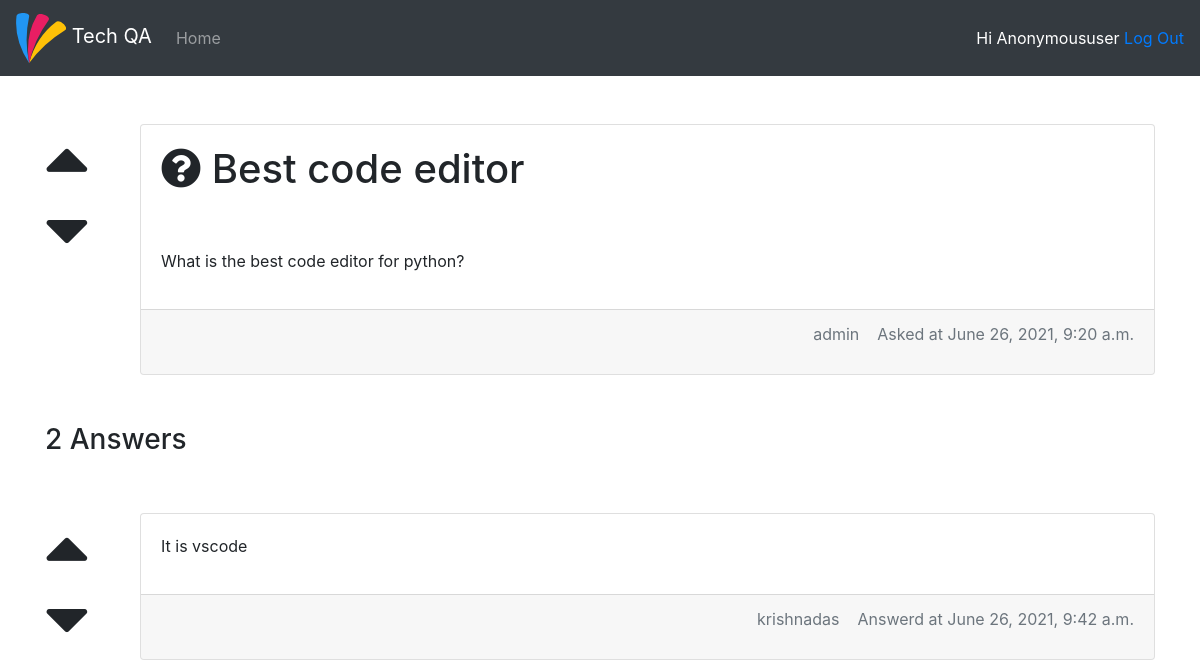
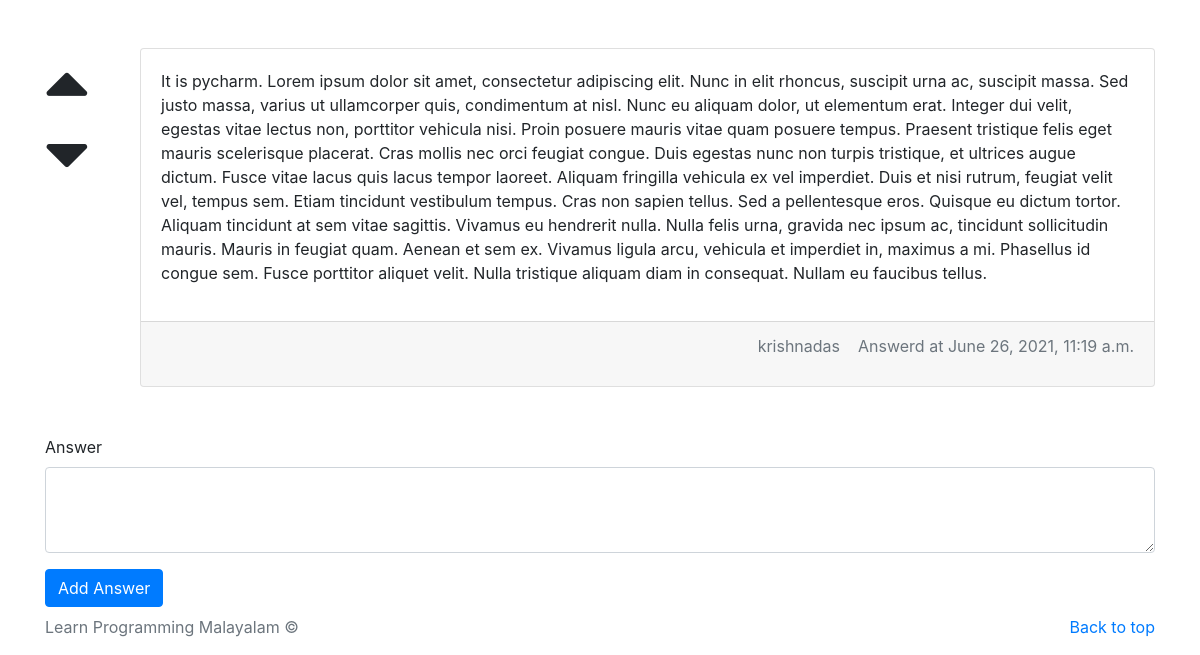
Page /2/question on the earlier database version (2 pictures, top to bottom).
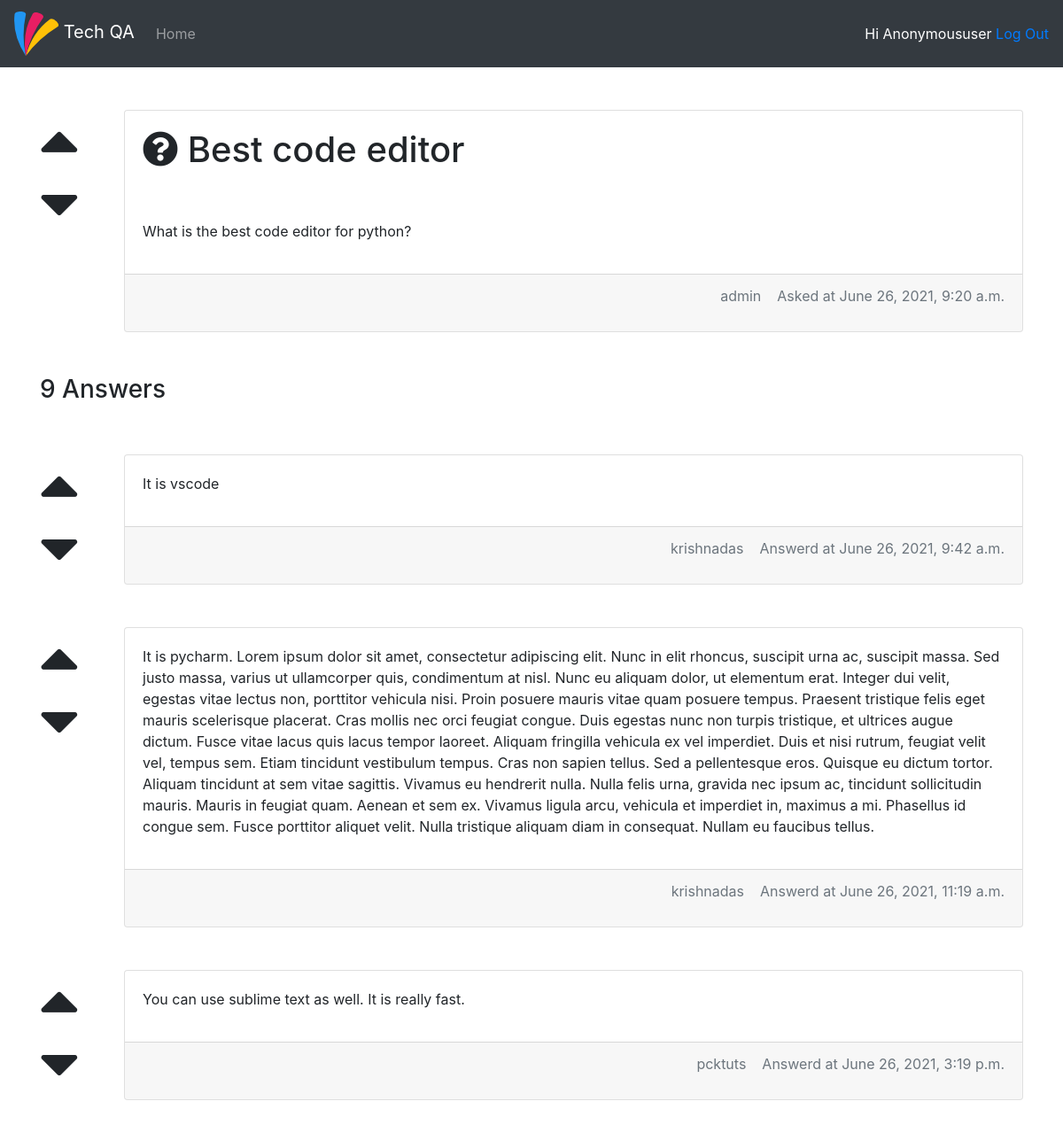
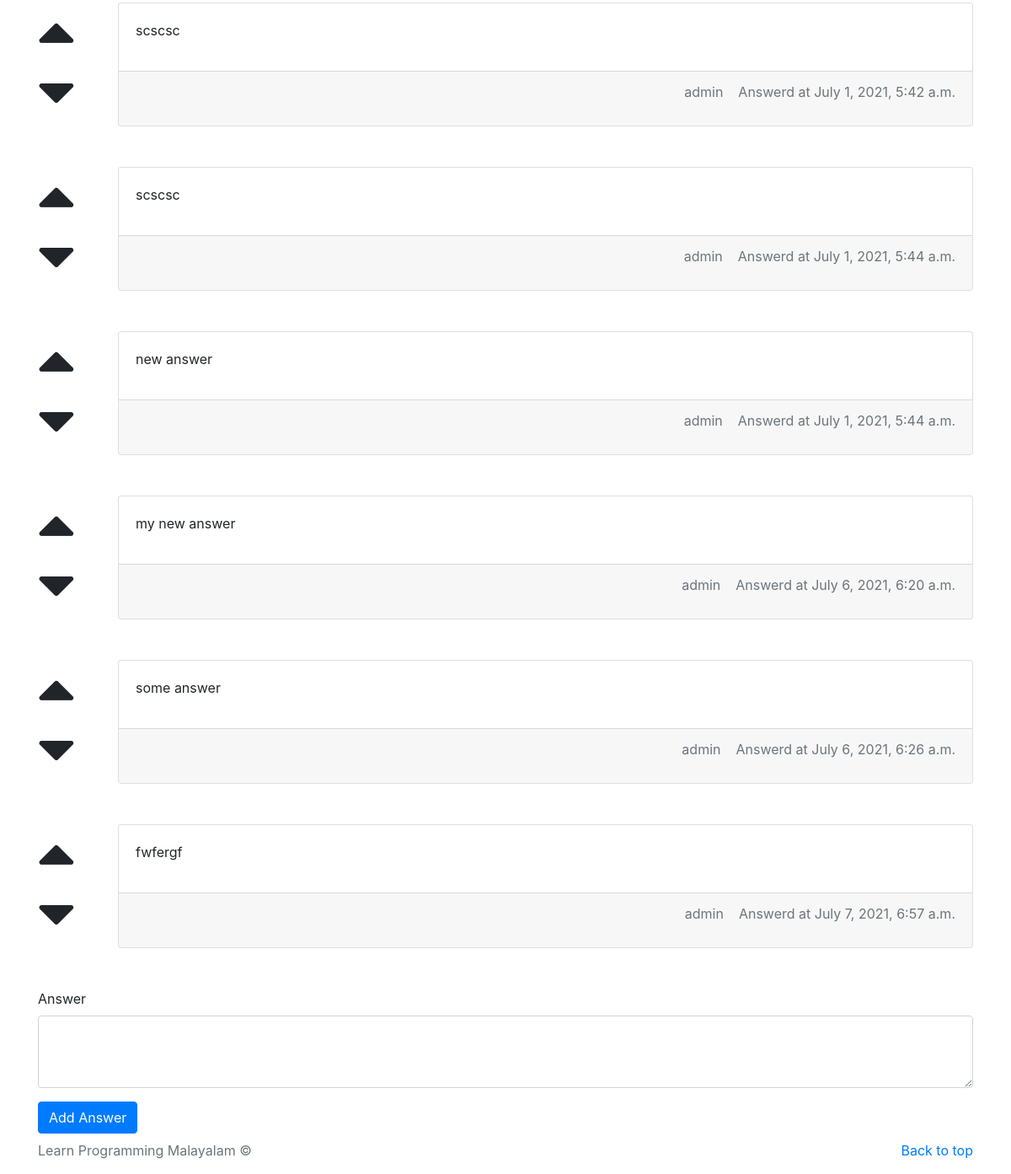
Same page on the later database version (2 pictures, top to bottom).
### techqa/models.py (models this page shows, shortened)
class Question(models.Model):
    title = models.CharField(max_length=255)
    content = models.TextField()
    question_author = models.ForeignKey(User, on_delete=models.CASCADE)
    created_at = models.DateTimeField(auto_now_add=True)
    updated_at = models.DateTimeField(auto_now=True)
    def __str__(self):
        return self.title

class Answer(models.Model):
    question_id =models.ForeignKey(Question, on_delete=models.CASCADE)
    answer = models.TextField()
    is_accepted_answer =models.BooleanField(default=False)
    answer_author = models.ForeignKey(User, on_delete=models.CASCADE)
    created_at = models.DateTimeField(auto_now_add=True)
    updated_at = models.DateTimeField(auto_now=True)

### techqa/views.py (the view)
# urls.py: path('<int:question_id>/question', views.show_question, name='show_question'),
def show_question(request, question_id):
    try:
        question = Question.objects.get(pk=question_id)
        answers = Answer.objects.filter(question_id=question_id)
    except Question.DoesNotExist:
        raise Http404("Question does not exist")
    except Answer.DoesNotExist:
        answers = None
    return render(request,'question/show.html', {'question': question, 'answers': answers})

### techqa/templates/question/show.html (shortened to what this page needs)
{% extends "base.html" %}
{% block content %}
<div class="row">
    <div class="col-md-1">
        <i class="fa fa-caret-up up-vote"></i>
        <br>
        <i class="fa fa-caret-down up-vote"></i>
    </div>
    <div class="col-md-11">
        <div class="card">
            <div class="card-body">
                <h1><i class="fa fa-question-circle" aria-hidden="true"></i>
                {{question}}</h1>
                <br><br>
                <p>{{question.content }}</p>
            </div>
            <div class="card-footer text-muted">
                <p class="answer-author">
                    {{question.question_author }}
                    &nbsp;&nbsp;
                    Asked at {{question.created_at }}
                </p>
            </div>
        </div>
    </div>
</div>
<br><br>
<h3>{{answers.count}} Answers</h3>
<br><br>
    {% for a in answers.all %}
        <div class="row">
            <div class="col-md-1">
                <i class="fa fa-caret-up up-vote"></i>
                <br>
                <i class="fa fa-caret-down up-vote"></i>
            </div>
            <div class="col-md-11">
                <div class="card">
                    <div class="card-body">
                        <p>{{a.answer }}</p>
                    </div>
                    <div class="card-footer text-muted">
                        <p class="answer-author">
                            {{a.answer_author }}
                            &nbsp;&nbsp;
                            Answerd at {{a.created_at }}
                        </p>
                    </div>
                </div>
            </div>
        </div>
        <br><br>
    {% endfor %}
    {% if user %}
    <form action="/add-answer/{{question.id}}" method="post">
        <div class="form-group">
            <label for="exampleFormControlTextarea1">Answer</label>
            <textarea class="form-control" name="answer" id="exampleFormControlTextarea1" rows="3"></textarea>
        </div>
        <button type="submit" class="btn btn-primary mb-2">Add Answer</button>
    </form>
    {% endif %}
{% endblock %}

### techqa/templates/base.html (shortened to what this page needs)
<!doctype html>
<html lang="en">
  <head>
    {% load static %}
    <link rel="stylesheet" href="https://cdn.jsdelivr.net/npm/bootstrap@4.6.0/dist/css/bootstrap.min.css">
    <link rel="stylesheet" href="https://cdnjs.cloudflare.com/ajax/libs/font-awesome/5.15.3/css/all.min.css" />
    <link rel="stylesheet" href="{% static 'css/style.css' %}" >
  </head>
  <body>
    <nav class="navbar navbar-expand-md bg-dark navbar-dark">
        <a class="navbar-brand" href="#">
          <img src="{% static 'images/logo.svg' %}" alt="SO" class="site-logo">
          Tech QA</a>
        <div class="collapse navbar-collapse" id="collapsibleNavbar">
          <ul class="navbar-nav">
            <li class="nav-item">
              <a class="nav-link" href="/">Home</a>
            </li>
          </ul>
        </div>
        {% if user %}
          <span class="welcome-user">Hi {{user | title}}</span>&nbsp;
          <a href="{% url 'logout' %}">Log Out</a>
        {% endif %}
      </nav>
    <div class="container">
      <br><br>
            {% block content %}{% endblock %}
    </div>
    <footer class="text-muted">
      <div class="container">
        <p class="float-right">
          <a href="#">Back to top</a>
        </p>
        <p>Learn Programming Malayalam &copy;</p>
      </div>
    </footer>
  </body>
</html>

### techqa/static/css/style.css (style rules this page uses)
.site-logo { width:50px; }

### techqa/templates/base.html (style rules this page uses)
.welcome-user { float: right; color: white; }

### techqa/templates/question/show.html (style rules this page uses)
.answer-author { float: right; }
.up-vote { font-size: 70px; }

Differences in the rows shown:
added Answer: answer "You can use sublime text as well. It is really fast.", answer_author "pcktuts", created_at "June 26, 2021, 3:19 p.m."
added Answer: answer "scscsc", answer_author "admin", created_at "July 1, 2021, 5:42 a.m."
added Answer: answer "scscsc", answer_author "admin", created_at "July 1, 2021, 5:44 a.m."
added Answer: answer "new answer", answer_author "admin", created_at "July 1, 2021, 5:44 a.m."
added Answer: answer "my new answer", answer_author "admin", created_at "July 6, 2021, 6:20 a.m."
added Answer: answer "some answer", answer_author "admin", created_at "July 6, 2021, 6:26 a.m."
added Answer: answer "fwfergf", answer_author "admin", created_at "July 7, 2021, 6:57 a.m."
Other differences:
{{ answers.count }}: "2" → "9"
